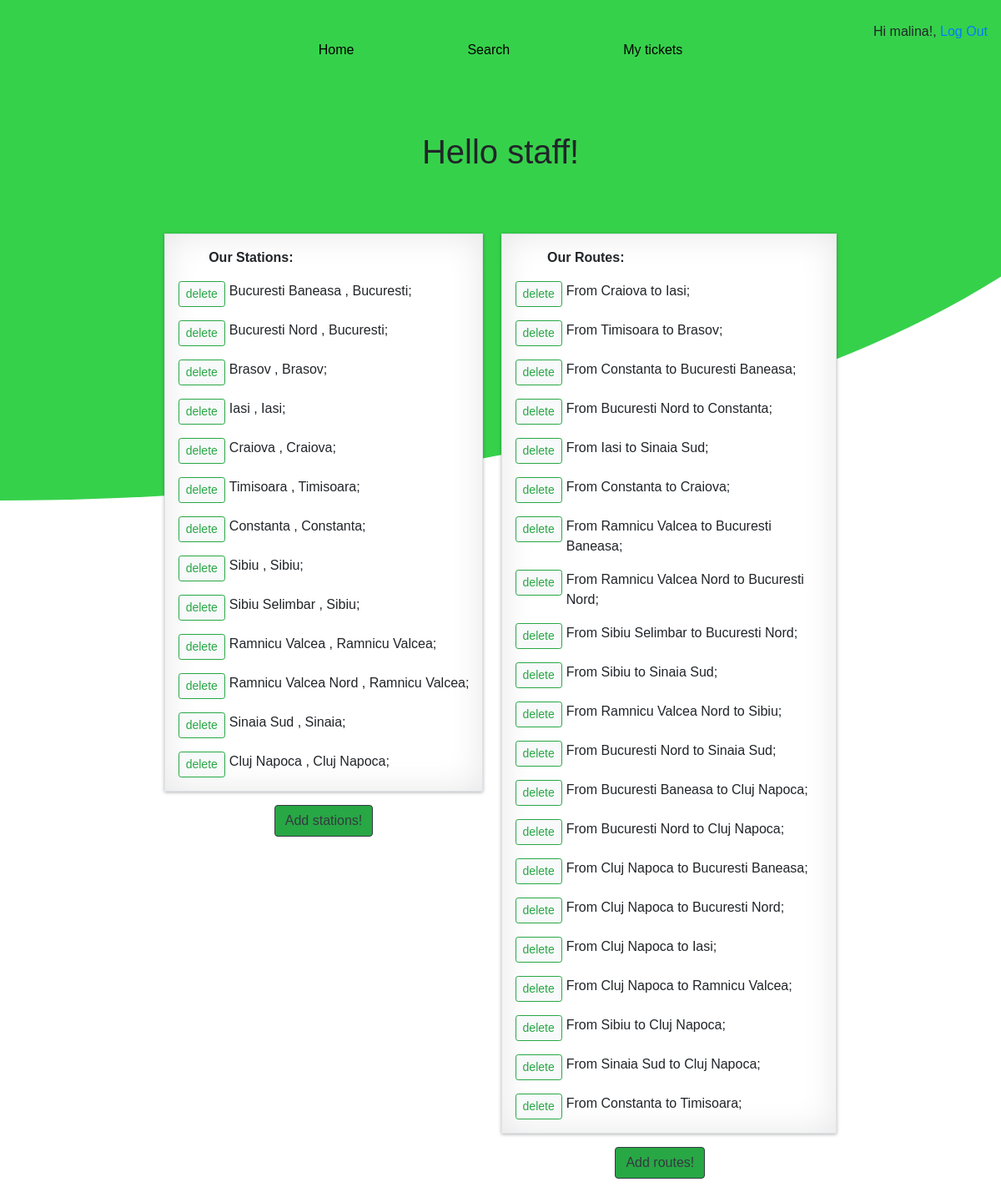
Screenshot of /staff_only/ (signed in) with the database file from the repository.
### trains/models.py (models this page shows, shortened)
class station(models.Model):
    city = models.CharField(max_length=64)
    station = models.CharField(max_length=64)
    longitude = models.FloatField(default=1)
    latitude = models.FloatField(default=1)
    def __str__(self):
        return f"{self.station}"

class route(models.Model):
    origin = models.ForeignKey(station, on_delete=models.CASCADE, related_name="departures")
    destination = models.ForeignKey(station, on_delete=models.CASCADE, related_name="arrivals")
    duration = models.IntegerField()
    cost = models.IntegerField()

### staff_only/views.py (the view)
# urls.py: path('staff_only/',include("staff_only.urls")),
def staff_only(request):
    stations = station.objects.all()
    routes = route.objects.all()
    return render(request, "staff_only/template/staff_only.html",{
    "stations":stations,
    "routes":routes,
    })

### staff_only/template/staff_only.html (shortened to what this page needs)
{% extends 'basestaff.html' %}
{% block body %}
    <h1 class="d-flex p-2 justify-content-center" style="font-family: 'Comic Sans MS', cursive, sans-serif; position: relative; bottom: 850px;">Hello staff!</h1>
    <div class="d-flex p-2 justify-content-center " style="position: relative; bottom: 800px; font-family: 'Comic Sans MS', cursive, sans-serif;">
        <div>
            <div class="d-grid p-2 border" style="background-color: rgb(255, 255, 255); box-shadow: 0 1px 4px rgba(0, 0, 0, 0.3), 0 0 40px rgba(0, 0, 0, 0.1) inset;">
                <div style="font-weight: bold; margin-left: 10%;" class="p-2">Our Stations:</div>
                <form action="deletestation" method="post">
                    {% for x in stations %}
                    <div class="d-flex p-2">
                        <div class="d-grid justify-content-end" style="margin-right: 5px;"><button class="btn btn-light btn-outline-success btn-sm" value="{{x.id}}" name="station_id" action="deletestation">delete</button></div>
                        <div class="d-grid">{{x.station}} , {{x.city}};</div>
                    </div>
                    {% endfor %}
                </form>
            </div>
            <div class="d-flex p-3 justify-content-center">
                <a href="add_station"><button class="btn btn-success mb-2 btn-outline-dark">Add stations!</button></a>
            </div>
        </div>
        <div>
            <div class="d-grid justify-content-end p-2 border" style="background-color: rgb(255, 255, 255); box-shadow: 0 1px 4px rgba(0, 0, 0, 0.3), 0 0 40px rgba(0, 0, 0, 0.1) inset;margin-left: 5%;">
                <div style="font-weight: bold;  margin-left: 10%;" class="p-2">Our Routes:</div>
                <form action="deleteroute" method="post">
                    {% for x in routes %}
                    <div class="d-flex p-2">
                        <div style="margin-right: 5px;"><button class="btn btn-light btn-outline-success  btn-sm" value="{{x.id}}" name="route_id">delete</button></div>
                        <div>From {{x.origin}} to {{x.destination}};</div>
                    </div>
                    {% endfor %}
                </form>
            </div>
            <div class="d-flex p-3 justify-content-center">
                <a href="add_route"><button class="btn btn-success mb-2 btn-outline-dark">Add routes!</button></a>
            </div>
        </div>
    </div>
{% endblock %}

### templates/basestaff.html (shortened to what this page needs)
<!DOCTYPE html>
{% load static %}
<html>
<head>
  {% load bootstrap4 %}
  {% bootstrap_css %}
  <link rel="stylesheet" href="{% static 'style.css' %}">
</head>
<body>
<div style="width:100%; height:1000px; background-color: rgb(54, 209, 75); background-size: cover; background-position: center; clip-path: ellipse(120% 60% at 0% 0%); font-family: 'Comic Sans MS', cursive, sans-serif;">
  {% if user.is_authenticated %}
  <header>
    <div>
      <nav>
          <div class="d-flex justify-content-center">
            <div class="d-flex">
              <div class="p-5" style="margin-left:20px; margin-right:20px;"><a href="/" style="color:black">Home</a></div>
              <div class="p-5" style="margin-left:20px; margin-right:20px;"><a href="/trains/trains" style="color:black">Search</a></div>
              <div class="p-5" style="margin-left:20px; margin-right:20px;"><a href="/your_routes" style="color:black">My tickets</a></div>
            </div>
            <div class="d-flex" style="position:absolute; right:0; margin-top: 10px;">
              <div class="justify-content-end p-3"><p>Hi {{ user.username }}!, <a href="{% url 'logout' %}">Log Out</a></p></div>
            </div>
          </div>
      </nav>
    </div>
  </header>
  {% endif %}
</div>
  {% load bootstrap4 %}
  {% block body %}
  {% endblock %}
</body>
</html>

### rows the page displays
station: {{ x.id }} 2 (drawn), station "Bucuresti Baneasa", city "Bucuresti"
station: {{ x.id }} 3 (drawn), station "Bucuresti Nord", city "Bucuresti"
station: {{ x.id }} 4 (drawn), station "Brasov", city "Brasov"
station: {{ x.id }} 5 (drawn), station "Iasi", city "Iasi"
station: {{ x.id }} 6 (drawn), station "Craiova", city "Craiova"
station: {{ x.id }} 7 (drawn), station "Timisoara", city "Timisoara"
station: {{ x.id }} 8 (drawn), station "Constanta", city "Constanta"
station: {{ x.id }} 9 (drawn), station "Sibiu", city "Sibiu"
station: {{ x.id }} 10 (drawn), station "Sibiu Selimbar", city "Sibiu"
station: {{ x.id }} 11 (drawn), station "Ramnicu Valcea", city "Ramnicu Valcea"
station: {{ x.id }} 12 (drawn), station "Ramnicu Valcea Nord", city "Ramnicu Valcea"
station: {{ x.id }} 13 (drawn), station "Sinaia Sud", city "Sinaia"
station: {{ x.id }} 28 (drawn), station "Cluj Napoca", city "Cluj Napoca"
route: {{ x.id }} 2 (drawn), origin "Craiova", destination "Iasi"
route: {{ x.id }} 3 (drawn), origin "Timisoara", destination "Brasov"
route: {{ x.id }} 4 (drawn), origin "Constanta", destination "Bucuresti Baneasa"
route: {{ x.id }} 5 (drawn), origin "Bucuresti Nord", destination "Constanta"
route: {{ x.id }} 8 (drawn), origin "Iasi", destination "Sinaia Sud"
route: {{ x.id }} 9 (drawn), origin "Constanta", destination "Craiova"
route: {{ x.id }} 12 (drawn), origin "Ramnicu Valcea", destination "Bucuresti Baneasa"
route: {{ x.id }} 13 (drawn), origin "Ramnicu Valcea Nord", destination "Bucuresti Nord"
route: {{ x.id }} 14 (drawn), origin "Sibiu Selimbar", destination "Bucuresti Nord"
route: {{ x.id }} 32 (drawn), origin "Sibiu", destination "Sinaia Sud"
route: {{ x.id }} 33 (drawn), origin "Ramnicu Valcea Nord", destination "Sibiu"
route: {{ x.id }} 34 (drawn), origin "Bucuresti Nord", destination "Sinaia Sud"
route: {{ x.id }} 40 (drawn), origin "Bucuresti Baneasa", destination "Cluj Napoca"
route: {{ x.id }} 41 (drawn), origin "Bucuresti Nord", destination "Cluj Napoca"
route: {{ x.id }} 42 (drawn), origin "Cluj Napoca", destination "Bucuresti Baneasa"
route: {{ x.id }} 43 (drawn), origin "Cluj Napoca", destination "Bucuresti Nord"
route: {{ x.id }} 44 (drawn), origin "Cluj Napoca", destination "Iasi"
route: {{ x.id }} 45 (drawn), origin "Cluj Napoca", destination "Ramnicu Valcea"
route: {{ x.id }} 46 (drawn), origin "Sibiu", destination "Cluj Napoca"
route: {{ x.id }} 48 (drawn), origin "Sinaia Sud", destination "Cluj Napoca"
route: {{ x.id }} 49 (drawn), origin "Constanta", destination "Timisoara"

### other values shown
{{ user.username }} "malina"
